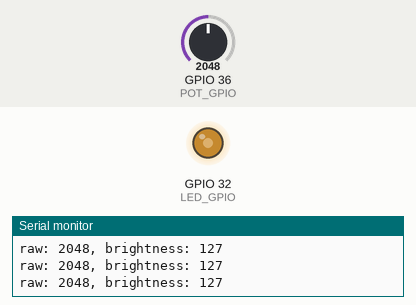
A program run on a simulated ESP32. Shown: output pins drawn as LEDs (lit = HIGH), the last lines printed to the serial monitor. Inputs (shaded band) come from the test bench; at power-on: GPIO 36 (POT_GPIO) = 2048.

Above: at 1.2 s.
1.3 s: GPIO 36 (POT_GPIO) set to 2866
At 2.2 s:
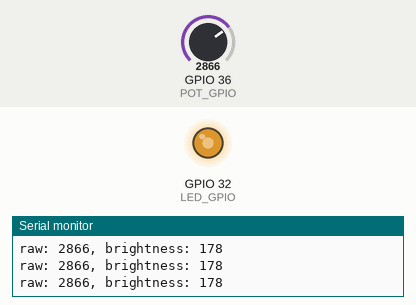
2.8 s: GPIO 36 (POT_GPIO) set to 3603
At 3.4 s:
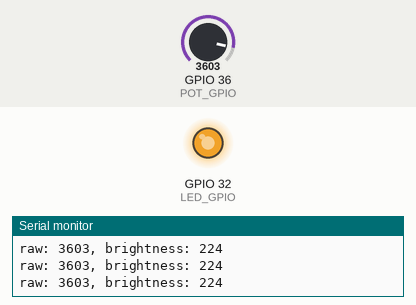
4.3 s: GPIO 36 (POT_GPIO) set to 491
At 4.8 s:
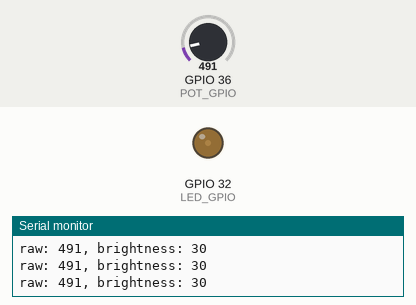
5.8 s: GPIO 36 (POT_GPIO) set to 0
At 7.0 s:
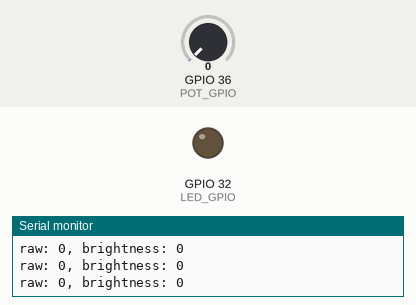
7.3 s: GPIO 36 (POT_GPIO) set to 2047
At 8.6 s:
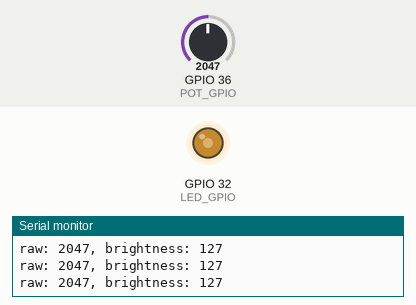
Timing chart, 0 to 9.8 s (numbered marks = the images above; inputs shaded):
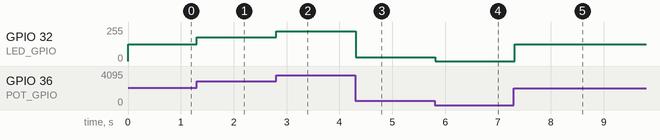

The program:

main.cpp
```cpp
#include "esp32-hal-adc.h"
#include "esp32-hal-ledc.h"
#include <Arduino.h>
#include <cstdint>
#include <esp_log.h>

const uint8_t POT_GPIO = 36;
const uint8_t LED_GPIO = 32;
const uint8_t PWM_CHANNEL = 0;

void setup() {
  Serial.begin(115200);

  ledcAttachPin(LED_GPIO, PWM_CHANNEL);
  ledcSetup(PWM_CHANNEL, 12000, 8);
}

void loop() {
  // Expect range = [0, 4095] for 12 bit resolution on SENSOR_VP ( gpio36 ).
  uint16_t value = analogRead(POT_GPIO);

  // map brightness
  uint8_t brightness = (value * 255) / 4095;

  // power led
  ledcWrite(PWM_CHANNEL, brightness);

  // log
  Serial.printf("\nraw: %d, brightness: %d", value, brightness);

  delay(100);
}
```

Measured:
- after the input at 1.3 s, GPIO 32 (LED_GPIO): 127/255 → 177/255 at once
- after the input at 2.8 s, GPIO 32 (LED_GPIO): 177/255 → 223/255 at once
- after the input at 4.3 s, GPIO 32 (LED_GPIO): 223/255 → 30/255 at once
- after the input at 5.8 s, GPIO 32 (LED_GPIO): 30/255 → 0/255 at once
- after the input at 7.3 s, GPIO 32 (LED_GPIO): 0/255 → 127/255 at once
